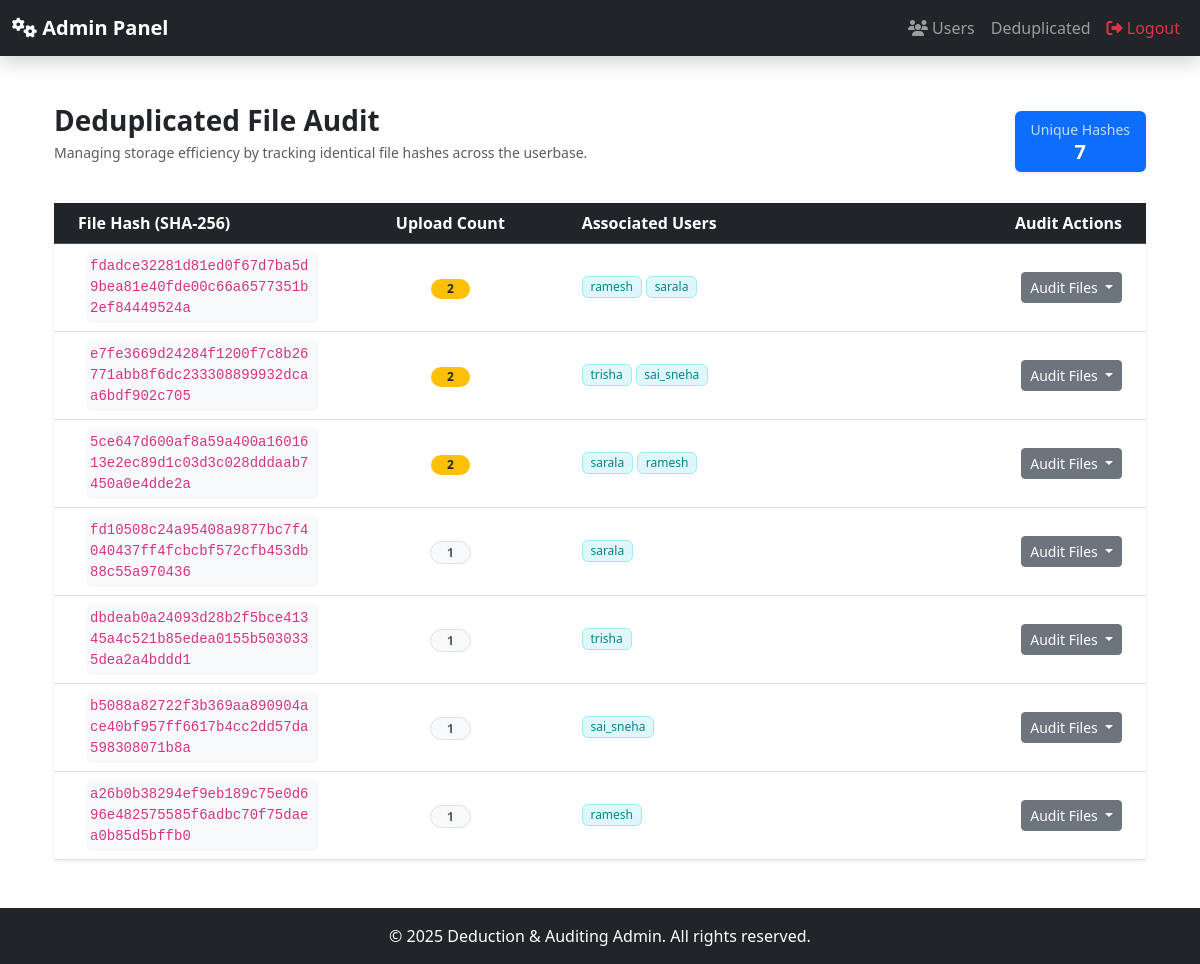
/Admins/deduplicated_files/ (signed in), run on the app's committed database.
### Users/models.py (models this page shows, shortened)
class UserFile(models.Model):
    user = models.ForeignKey(User, on_delete=models.CASCADE)
    file = models.FileField(upload_to='uploads/', null=True, blank=True)
    file_name = models.CharField(max_length=255)
    file_hash = models.CharField(max_length=256)
    blockchain_tx = models.CharField(max_length=255)
    uploaded_at = models.DateTimeField(auto_now_add=True)

### Admins/views.py (the view)
# urls.py: path('deduplicated_files/', deduplicated_files, name="deduplicated_files"),
@login_required
def deduplicated_files(request):
    files = (
        UserFile.objects
        .values('file_hash')
        .annotate(total=Count('id'))
        .order_by('-total')
    )
    dedup_list = []
    for f in files:
        users = UserFile.objects.filter(file_hash=f['file_hash'])
        dedup_list.append({
            "hash": f['file_hash'],
            "count": f['total'],
            "records": users
        })
    return render(request, "admin/dedup_files.html", {"files": dedup_list})

### templates/admin/dedup_files.html (shortened to what this page needs)
{% extends 'admin/adminbase.html' %}
{% block content %}
<div class="container-fluid py-4">
    <div class="d-flex justify-content-between align-items-center mb-4">
        <div>
            <h2 class="h3 mb-1 fw-bold text-dark">Deduplicated File Audit</h2>
            <p class="text-muted small">Managing storage efficiency by tracking identical file hashes across the userbase.</p>
        </div>
        <div class="stats-box d-flex gap-3">
            <div class="card px-3 py-2 border-0 shadow-sm bg-primary text-white text-center">
                <span class="small opacity-75 d-block">Unique Hashes</span>
                <span class="h5 mb-0 fw-bold">{{ files|length }}</span>
            </div>
        </div>
    </div>
    <div class="card shadow-sm border-0">
        <div class="table-responsive">
            <table class="table table-hover align-middle mb-0">
                <thead class="table-dark">
                    <tr>
                        <th class="ps-4" style="width: 25%;">File Hash (SHA-256)</th>
                        <th class="text-center">Upload Count</th>
                        <th>Associated Users</th>
                        <th class="pe-4 text-end">Audit Actions</th>
                    </tr>
                </thead>
                <tbody>
                    {% for file in files %}
                    <tr>
                        <td class="ps-4">
                            <div class="d-flex align-items-center">
                                <code class="small text-break bg-light p-1 rounded">{{ file.hash }}</code>
                            </div>
                        </td>
                        <td class="text-center">
                            <span class="badge {% if file.count > 1 %}bg-warning text-dark{% else %}bg-light text-muted border{% endif %} rounded-pill px-3">
                                {{ file.count }}
                            </span>
                        </td>
                        <td>
                            <div class="d-flex flex-wrap gap-1">
                                {% for r in file.records %}
                                    <span class="badge bg-info-subtle text-info border border-info-subtle small fw-normal">
                                        {{ r.user.username }}
                                    </span>
                                {% endfor %}
                            </div>
                        </td>
                        <td class="pe-4 text-end">
                            <div class="dropdown">
                                <button class="btn btn-sm btn-secondary dropdown-toggle" type="button" data-bs-toggle="dropdown">
                                    Audit Files
                                </button>
                            </div>
                        </td>
                    </tr>
                    {% endfor %}
                </tbody>
            </table>
        </div>
    </div>
</div>
{% endblock %}

### templates/admin/dedup_files.html (style rules this page uses)
.bg-info-subtle { background-color: #e0f7fa !important; }
.text-info { color: #00838f !important; }

### data on the page
UserFile: user.username "ramesh"
UserFile: user.username "sarala"
UserFile: user.username "trisha"
UserFile: user.username "sai_sneha"
UserFile: user.username "sarala"
UserFile: user.username "ramesh"
UserFile: user.username "sarala"
UserFile: user.username "trisha"
UserFile: user.username "sai_sneha"
UserFile: user.username "ramesh"

### other printed values
{{ files|length }} "7"
{{ file.hash }} "fdadce32281d81ed0f67d7ba5d9bea81e40fde00c66a6577351b2ef84449524a" "e7fe3669d24284f1200f7c8b26771abb8f6dc233308899932dcaa6bdf902c705" "5ce647d600af8a59a400a1601613e2ec89d1c03d3c028dddaab7450a0e4dde2a" "fd10508c24a95408a9877bc7f4040437ff4fcbcbf572cfb453db88c55a970436" "dbdeab0a24093d28b2f5bce41345a4c521b85edea0155b5030335dea2a4bddd1" "b5088a82722f3b369aa890904ace40bf957ff6617b4cc2dd57da598308071b8a" "a26b0b38294ef9eb189c75e0d696e482575585f6adbc70f75daea0b85d5bffb0"
{{ file.count }} "2" "2" "2" "1" "1" "1" "1"
